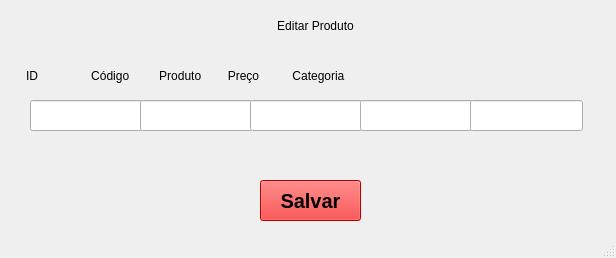
<?xml version="1.0" encoding="UTF-8"?>
<ui version="4.0">
 <class>menu_Edit</class>
 <widget class="QMainWindow" name="menu_Edit">
  <property name="geometry">
   <rect>
    <x>0</x>
    <y>0</y>
    <width>616</width>
    <height>258</height>
   </rect>
  </property>
  <property name="windowTitle">
   <string>MainWindow</string>
  </property>
  <widget class="QWidget" name="centralwidget">
   <widget class="QLabel" name="label">
    <property name="geometry">
     <rect>
      <x>180</x>
      <y>0</y>
      <width>271</width>
      <height>51</height>
     </rect>
    </property>
    <property name="layoutDirection">
     <enum>Qt::LeftToRight</enum>
    </property>
    <property name="styleSheet">
     <string notr="true">font: 20pt &quot;MS Shell Dlg 2&quot;;</string>
    </property>
    <property name="text">
     <string>Editar Produto</string>
    </property>
    <property name="alignment">
     <set>Qt::AlignCenter</set>
    </property>
   </widget>
   <widget class="QLabel" name="label_2">
    <property name="geometry">
     <rect>
      <x>26</x>
      <y>60</y>
      <width>741</width>
      <height>31</height>
     </rect>
    </property>
    <property name="styleSheet">
     <string notr="true">font: 14pt &quot;MS Shell Dlg 2&quot;;</string>
    </property>
    <property name="text">
     <string>ID                Código         Produto        Preço          Categoria</string>
    </property>
   </widget>
   <widget class="QLineEdit" name="lineEdit">
    <property name="geometry">
     <rect>
      <x>30</x>
      <y>100</y>
      <width>113</width>
      <height>31</height>
     </rect>
    </property>
   </widget>
   <widget class="QLineEdit" name="lineEdit_2">
    <property name="geometry">
     <rect>
      <x>140</x>
      <y>100</y>
      <width>113</width>
      <height>31</height>
     </rect>
    </property>
   </widget>
   <widget class="QLineEdit" name="lineEdit_3">
    <property name="geometry">
     <rect>
      <x>250</x>
      <y>100</y>
      <width>113</width>
      <height>31</height>
     </rect>
    </property>
   </widget>
   <widget class="QLineEdit" name="lineEdit_4">
    <property name="geometry">
     <rect>
      <x>360</x>
      <y>100</y>
      <width>113</width>
      <height>31</height>
     </rect>
    </property>
   </widget>
   <widget class="QLineEdit" name="lineEdit_5">
    <property name="geometry">
     <rect>
      <x>470</x>
      <y>100</y>
      <width>113</width>
      <height>31</height>
     </rect>
    </property>
   </widget>
   <widget class="QPushButton" name="pushButton">
    <property name="geometry">
     <rect>
      <x>260</x>
      <y>180</y>
      <width>101</width>
      <height>41</height>
     </rect>
    </property>
    <property name="font">
     <font>
      <pointsize>15</pointsize>
      <weight>75</weight>
      <bold>true</bold>
     </font>
    </property>
    <property name="styleSheet">
     <string notr="true">background-color: rgb(255, 255, 255);
background-color: rgb(255, 0, 0);</string>
    </property>
    <property name="text">
     <string>Salvar</string>
    </property>
   </widget>
  </widget>
  <widget class="QStatusBar" name="statusbar"/>
 </widget>
 <resources/>
 <connections/>
</ui>
